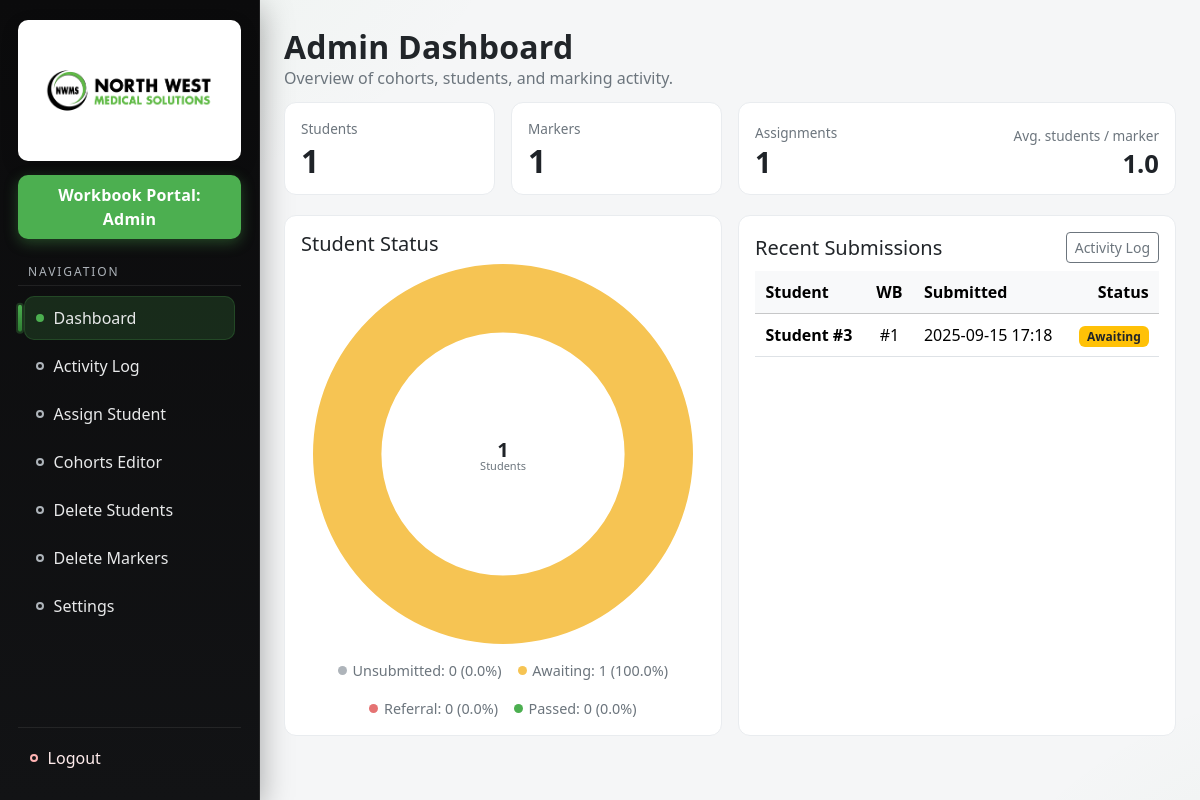
The page /admin_dashboard (signed in) on the database as committed earlier.
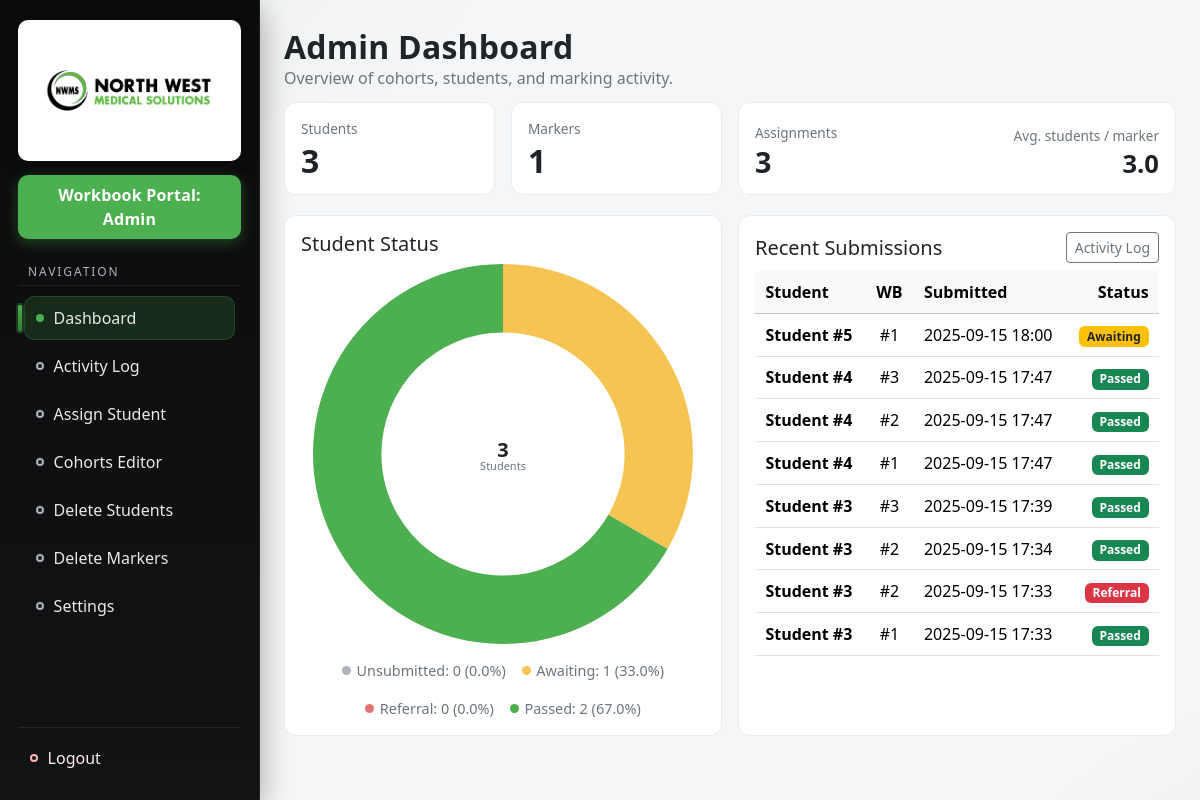
The same page on the database as committed later.
### app.py (models this page shows)
class WorkbookSubmission(db.Model):
    id          = db.Column(db.Integer, primary_key=True)
    student_id  = db.Column(db.Integer, db.ForeignKey('user.id'), nullable=False)
    workbook_number = db.Column(db.Integer, nullable=False)
    file_path   = db.Column(db.String(255))
    submission_time = db.Column(db.DateTime, default=now_utc_naive)
    marked      = db.Column(db.Boolean, default=False)
    score       = db.Column(db.Integer, nullable=True)
    feedback    = db.Column(db.Text, nullable=True)
    is_referral = db.Column(db.Boolean, default=False)
    referral_count = db.Column(db.Integer, default=0)  # increments when a submission is set to Referral
    corrected_submission_path = db.Column(db.String(255), nullable=True)
    corrected_submission_time = db.Column(db.DateTime, nullable=True)
    student = db.relationship('User', foreign_keys=[student_id])

### app.py (the view)
@app.route('/admin_dashboard')
@login_required
def admin_dashboard():
    if current_user.role != 'admin':
        return redirect(url_for('login'))
    students = User.query.filter_by(role='student').all()
    markers  = User.query.filter_by(role='marker').all()
    assignments = Assignment.query.all()
    workload = {m.id: 0 for m in markers}
    for a in assignments:
        workload[a.marker_id] = workload.get(a.marker_id, 0) + 1
    status_counts = {"Unsubmitted": 0, "Awaiting Marking": 0, "Referral": 0, "Passed": 0}
    for student in students:
        subs = WorkbookSubmission.query.filter_by(student_id=student.id).all()
        if not subs:
            status_counts["Unsubmitted"] += 1; continue
        latest = max(subs, key=lambda s: s.submission_time)  # new-row reattempts: newest row is current state
        if not latest.marked and latest.is_referral:
            status_counts["Referral"] += 1
        elif not latest.marked:
            status_counts["Awaiting Marking"] += 1
        elif latest.marked and not latest.is_referral and latest.score == get_question_count(student.course, latest.workbook_number):
            status_counts["Passed"] += 1
        else:
            status_counts["Awaiting Marking"] += 1
    recent_submissions = (WorkbookSubmission.query
                          .order_by(WorkbookSubmission.submission_time.desc())
                          .limit(8).all())
    return render_template('admin_dashboard.html', students=students, markers=markers,
                           assignments=assignments, workload=workload,
                           status_counts=status_counts, recent_submissions=recent_submissions)

### app.py (called while the page is built)
def get_course_by_code(code: str | None):
    if not code:
        return None
    return Course.query.filter(func.upper(Course.code) == (code or '').upper()).first()

def get_question_count(course_code: str | None, workbook_number: int) -> int:
    course = get_course_by_code(course_code)
    if course:
        cq = CourseQuestion.query.filter_by(course_id=course.id, workbook_number=workbook_number).first()
        if cq and (cq.question_count or 0) > 0:
            return cq.question_count
    return QUESTION_COUNTS.get(((course_code or '*'), workbook_number),
           QUESTION_COUNTS.get(('*', workbook_number), 10))

@login_manager.user_loader
def load_user(user_id):
    try:
        return db.session.get(User, int(user_id))
    except Exception:
        return None

### templates/admin_dashboard.html (shortened to what the changed rows need)
{% extends 'base.html' %}
{% block content %}
<div class="page-head">
  <div>
    <h2>Admin Dashboard</h2>
  </div>
</div>
<div class="row g-3">
  <div class="col-6 col-md-3">
    <div class="card kpi h-100">
      <div class="card-body">
        <div class="label">Students</div>
        <div class="value">{{ students|length }}</div>
      </div>
    </div>
  </div>
  <div class="col-12 col-md-6">
    <div class="card kpi h-100">
      <div class="card-body d-flex justify-content-between align-items-end">
        <div>
          <div class="label">Assignments</div>
          <div class="value" style="font-size:1.8rem">{{ assignments|length }}</div>
        </div>
        <div class="text-end">
          {% set mcount = (markers|length) if (markers|length) > 0 else 1 %}
          <div class="label">Avg. students / marker</div>
          <div class="value" style="font-size:1.6rem">{{ (assignments|length / mcount)|round(1) }}</div>
        </div>
      </div>
    </div>
  </div>
</div>
<div class="row g-3 mt-1">
  <div class="col-12 col-lg-6">
    <div class="card h-100">
      <div class="card-body">
        <div class="position-relative mx-auto" style="max-width:380px">
          <canvas id="statusDonut" width="380" height="380" style="width:100%;height:auto;"></canvas>
        </div>
        {% set un = status_counts["Unsubmitted"]|default(0) %}
        {% set aw = status_counts["Awaiting Marking"]|default(0) %}
        {% set rf = status_counts["Referral"]|default(0) %}
        {% set ps = status_counts["Passed"]|default(0) %}
        {% set tot = un + aw + rf + ps %}
        <div class="legend-row d-flex flex-wrap gap-3 justify-content-center mt-3">
          <span><i class="legend-dot" style="background:var(--grey)"></i>Unsubmitted: {{ un }}{% if tot %} ({{ ((un/tot)*100)|round(0) }}%){% endif %}</span>
          <span><i class="legend-dot" style="background:var(--amber)"></i>Awaiting: {{ aw }}{% if tot %} ({{ ((aw/tot)*100)|round(0) }}%){% endif %}</span>
          <span><i class="legend-dot" style="background:var(--red)"></i>Referral: {{ rf }}{% if tot %} ({{ ((rf/tot)*100)|round(0) }}%){% endif %}</span>
          <span><i class="legend-dot" style="background:var(--green)"></i>Passed: {{ ps }}{% if tot %} ({{ ((ps/tot)*100)|round(0) }}%){% endif %}</span>
        </div>
      </div>
    </div>
  </div>
  <div class="col-12 col-lg-6">
    <div class="card h-100">
      <div class="card-body">
        <div class="table-responsive">
          <table class="table table-sm align-middle mb-0">
            <thead class="table-light">
              <tr>
                <th>Student</th>
                <th class="text-center">WB</th>
                <th>Submitted</th>
                <th class="text-end">Status</th>
              </tr>
            </thead>
            <tbody>
              {% for s in recent_submissions %}
              {% set u = users.get(s.student_id) if users is defined else None %}
              <tr>
                <td class="fw-semibold">{{ (u.username if u else 'Student #' ~ s.student_id) }}</td>
                <td class="text-center nowrap">#{{ s.workbook_number }}</td>
                <td class="nowrap" title="{{ s.submission_time }}">{{ s.submission_time.strftime('%Y-%m-%d %H:%M') }}</td>
                <td class="text-end">
                  {% if not s.marked %}
                    <span class="badge bg-warning text-dark">Awaiting</span>
                  {% elif s.is_referral %}
                    <span class="badge bg-danger">Referral</span>
                  {% elif s.score == 0 %}
                    <span class="badge bg-dark">Failed</span>
                  {% else %}
                    <span class="badge bg-success">Passed</span>
                  {% endif %}
                </td>
              </tr>
              {% endfor %}
            </tbody>
          </table>
        </div>
      </div>
    </div>
  </div>
</div>
<script>
(function(){
  const counts = {
    unsubmitted: {{ status_counts["Unsubmitted"]|default(0) }},
    awaiting:    {{ status_counts["Awaiting Marking"]|default(0) }},
    referral:    {{ status_counts["Referral"]|default(0) }},
    passed:      {{ status_counts["Passed"]|default(0) }}
  };
  const total = counts.unsubmitted + counts.awaiting + counts.referral + counts.passed;
  const css = k => getComputedStyle(document.documentElement).getPropertyValue(k).trim();
  const COLORS = {
    unsubmitted: css('--grey')  || '#aeb4ba',
    awaiting:    css('--amber') || '#f6c453',
    referral:    css('--red')   || '#e57373',
    passed:      css('--green') || '#4caf50'
  };
  const centerLabel = {
    id:'centerLabel',
    afterDraw(chart){
      const {ctx} = chart;
      const el = chart.getDatasetMeta(0).data?.[0];
      if(!el) return;
      const {x,y} = el;
      ctx.save();
      ctx.textAlign='center'; ctx.textBaseline='middle';
      ctx.fillStyle = '#1f2328';
      ctx.font = '700 20px system-ui,-apple-system,Segoe UI,Roboto,Helvetica Neue,Arial';
      ctx.fillText(String(total), x, y-3);
      ctx.fillStyle = '#6c757d';
      ctx.font = '500 11px system-ui,-apple-system,Segoe UI,Roboto,Helvetica Neue,Arial';
      ctx.fillText('Students', x, y+13);
      ctx.restore();
    }
  };
  const ctx = document.getElementById('statusDonut').getContext('2d');
  new Chart(ctx, {
    type:'doughnut',
    data:{
      labels:['Unsubmitted','Awaiting','Referral','Passed'],
      datasets:[{
        data:[counts.unsubmitted, counts.awaiting, counts.referral, counts.passed],
        backgroundColor:[COLORS.unsubmitted, COLORS.awaiting, COLORS.referral, COLORS.passed],
        borderWidth:0,
        hoverOffset:6,
        cutout:'64%'
      }]
    },
    options:{
      responsive:true,
      maintainAspectRatio:true,
      plugins:{
        legend:{display:false},
        tooltip:{
          backgroundColor:'rgba(18,19,21,.92)',
          padding:8,
          displayColors:true,
          callbacks:{
            label: (ctx)=>{
              const v = ctx.parsed || 0;
              const pct = total ? Math.round((v/total)*100) : 0;
              return ` ${ctx.label}: ${v} (${pct}%)`;
            }
          }
        }
      },
      animation:{duration:500}
    },
    plugins:[centerLabel]
  });
})();
</script>
{% endblock %}

Rows that differ between the two databases and show on the page:
no longer on this page (row edited): WorkbookSubmission: student "Student #3", workbook_number "1", submission_time "2025-09-15 17:18", marked "Awaiting"
added WorkbookSubmission: student "Student #5", workbook_number "1", submission_time "2025-09-15 18:00", marked "Awaiting"
added WorkbookSubmission: student "Student #4", workbook_number "3", submission_time "2025-09-15 17:47", marked "Passed"
added WorkbookSubmission: student "Student #4", workbook_number "2", submission_time "2025-09-15 17:47", marked "Passed"
added WorkbookSubmission: student "Student #4", workbook_number "1", submission_time "2025-09-15 17:47", marked "Passed"
added WorkbookSubmission: student "Student #3", workbook_number "3", submission_time "2025-09-15 17:39", marked "Passed"
added WorkbookSubmission: student "Student #3", workbook_number "2", submission_time "2025-09-15 17:34", marked "Passed"
added WorkbookSubmission: student "Student #3", workbook_number "2", submission_time "2025-09-15 17:33", marked "Referral"
added WorkbookSubmission: student "Student #3", workbook_number "1", submission_time "2025-09-15 17:33", marked "Passed"
Other text that changed with them:
{{ students|length }}: "1" → "3"
{{ assignments|length }}: "1" → "3"
{{ (assignments|length / mcount)|round(1) }}: "1.0" → "3.0"
chart data {{ status_counts["Passed"]|default(0) }}: 0 → 2
{{ ((aw/tot)*100)|round(0) }}: "100.0" → "33.0"
{{ ps }}: "0" → "2"
{{ ((ps/tot)*100)|round(0) }}: "0.0" → "67.0"
